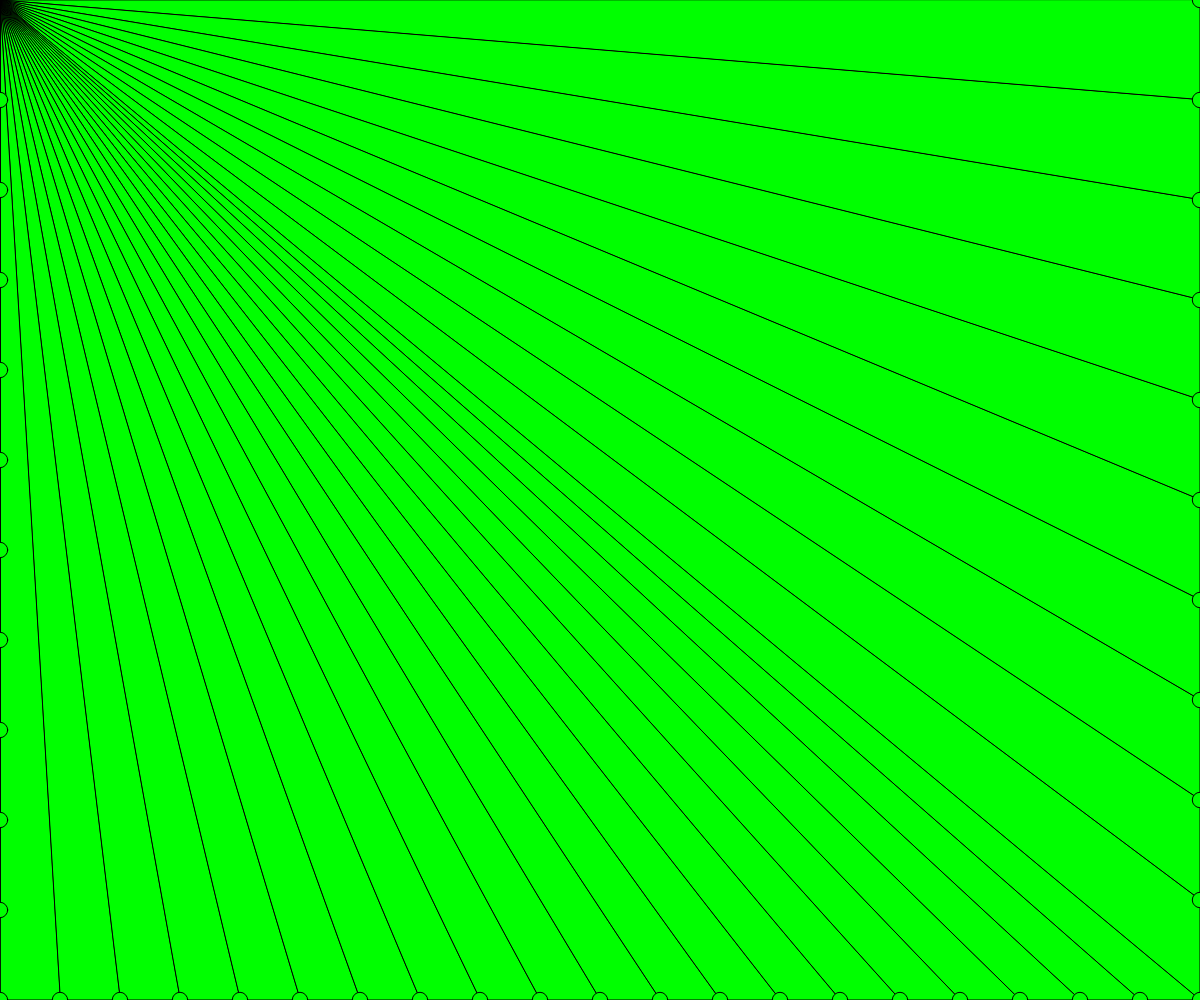
Frame 1 (no input)
Frame 60 (no input): identical to frame 1, image omitted
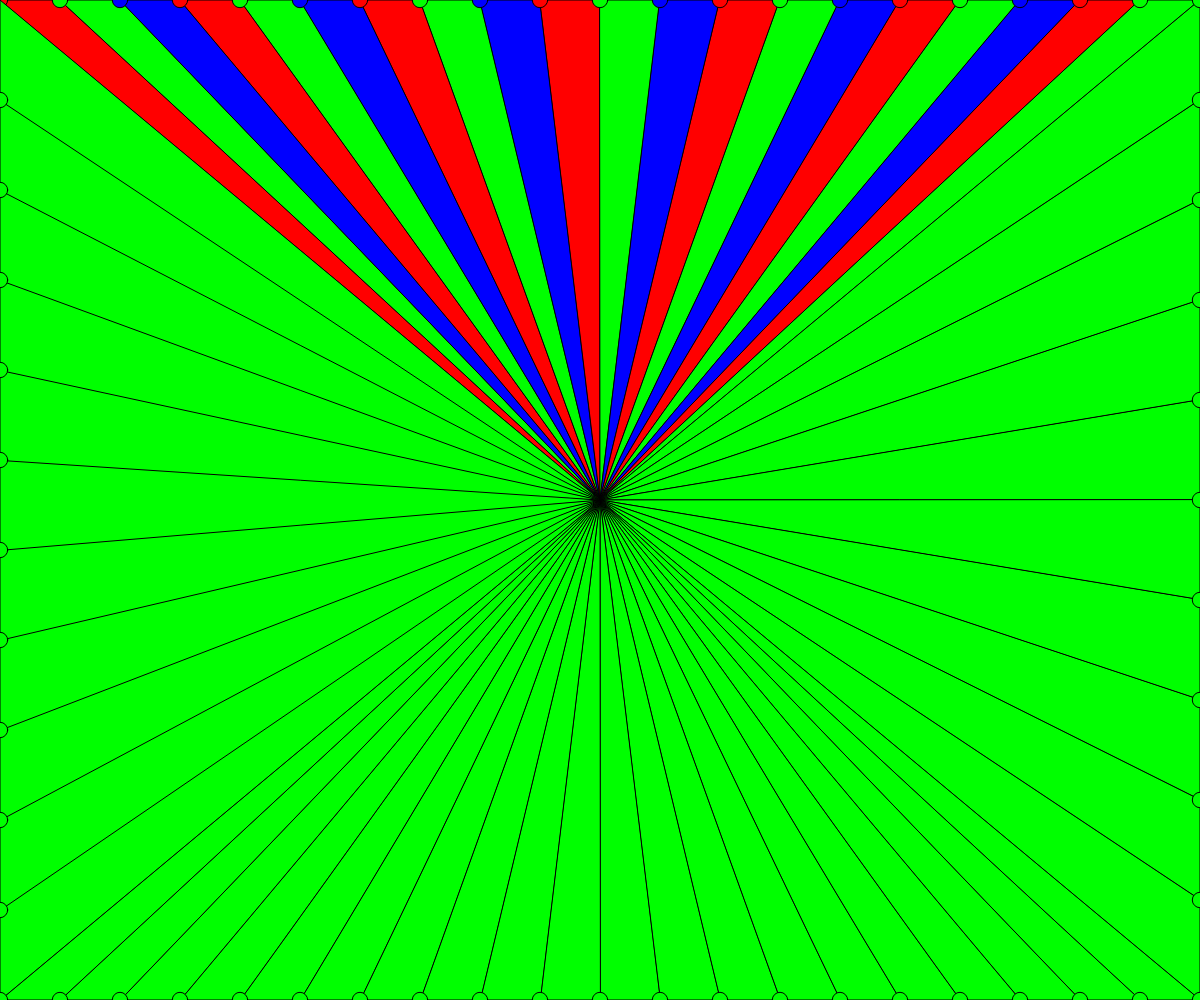
Frame 120 (the mouse pressed at the canvas centre since frame 60)

The p5.js sketch that drew these frames (run headless with seeded random() and noise() and a simulated clock; from frame 60 on, the mouse is pressed at the canvas centre):

// p5.js sketch
// ── sketch.js
// Project Title
// Your Name
// Date
//
// Extra for Experts:
// - describe what you did to take this project "above and beyond"

let i = 1;

function setup() {
  createCanvas(windowWidth, windowHeight);
}

function draw() {
  background(220, 0, 0);

  i = 1;
  drawTopHalf();
  drawRightHalf();
  drawBottomHalf();
  drawLeftHalf();
}

function drawTopHalf() {

  for (let x = width*0.05; x <= width; x+= width*0.05) {
    switch(i) {

    case 1:
      fill(255, 0, 0);
      break;

    case 2:
      fill(0, 255, 0,);
      break;

    case 3:
      fill(0, 0, 255);
      i = 0;
      break;
    }
    triangle(x - width*0.05, 0, x, 0, mouseX, mouseY);
    circle(x - width*0.05, 0, width*0.007 + height*0.007);
    i++;
  }
}

function drawRightHalf() {
  for (let y = height*0.10; y <= height; y+= height*0.10) {
    triangle(width, y - height*0.10, width, y, mouseX, mouseY);
    circle(width, y - height*0.10, width*0.007 + height*0.007);
  }
}

function drawBottomHalf() {
  for (let x = width*0.95; x >= 0; x-= width*0.05) {
    triangle(x + width*0.05, height, x, height, mouseX, mouseY);
    circle(x + width*0.05, height, width*0.007 + height*0.007);
  }
}

function drawLeftHalf() {
  for (let y = height*0.90; y >= 0; y-= height*0.090) {
    triangle(0, y + height*0.10, 0, y, mouseX, mouseY);
    circle(0, y + height*0.10, width*0.007 + height*0.007);
  }
}
